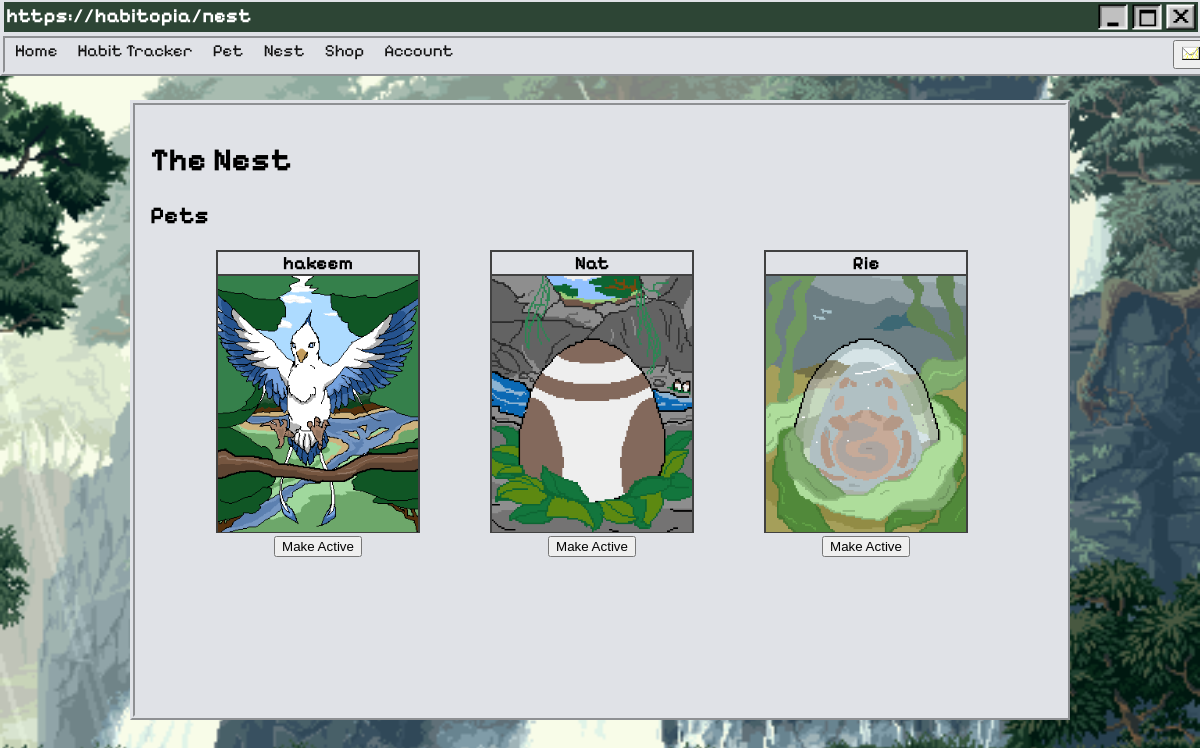
Page /petnest (signed in) on the committed database.
### home.py (models this page shows)
class Pets(db.Model):
    def mydefault(context):
        return context.get_current_parameters()['currentTime']
    with app.app_context():
        petOwner = db.Column(db.Integer, db.ForeignKey('user.id'), nullable=False)
        petID = db.Column(db.Integer, primary_key=True)
        petName = db.Column(db.String(30), nullable=False, default='noname')
        lastfedTime = db.Column(db.Integer, default=mydefault)
        currentTime = db.Column(db.Integer, default=datetime.now().timestamp())
        cumulTime = db.Column(db.Integer, default=0)
        hunger = db.Column(db.Integer, default=100)
        petType = db.Column(db.Integer, nullable=False, default=1)
        petXP = db.Column(db.Integer, default=0)
        petLevel = db.Column(db.Integer, nullable=False, default=1)
        activePet = db.Column(db.Integer, default=0, nullable=False)
        def __repr__(self):
            return f"{self.petName}"

### home.py (the view)
@app.route("/petnest", methods=["GET","POST"])
@login_required
def petnest():     # Pet nest images and names
    petCheck = db.session.execute(db.select(PetsOwned).filter_by(user_id=current_user.id)).scalar()
    nameGet1 = Pets.query.filter_by(petOwner = current_user.id, petType = 1).first()
    nameGet2 = Pets.query.filter_by(petOwner = current_user.id, petType = 2).first()
    nameGet3 = Pets.query.filter_by(petOwner = current_user.id, petType = 3).first()
    selectPet1 = db.session.execute(db.select(Pets).filter_by(petOwner=current_user.id, petType = 1)).scalar()
    selectPet2 = db.session.execute(db.select(Pets).filter_by(petOwner=current_user.id, petType = 2)).scalar()
    selectPet3 = db.session.execute(db.select(Pets).filter_by(petOwner=current_user.id, petType = 3)).scalar()
    if petCheck == None:
        return redirect(url_for("pet"))
    if petCheck.pet1 == 1:
        pet1name = nameGet1.petName
        if selectPet1.petLevel >= 1 and selectPet1.petLevel < 5:
            pet1image = "/static/petimages/AirEgg.png"
        if selectPet1.petLevel >= 5 and selectPet1.petLevel < 10:
            pet1image = "/static/petimages/Sereno.png"
        if selectPet1.petLevel >= 10:
            pet1image = "/static/petimages/BeegBird.png"
    if petCheck.pet1 == 0:
        pet1image = "/static/petimages/Empty.png"
        pet1name = "..."
    if petCheck.pet2 == 1:
        pet2name = nameGet2.petName
        if selectPet2.petLevel >= 1 and selectPet2.petLevel < 5:
            pet2image = "/static/petimages/EarthEgg.png"
        if selectPet2.petLevel >= 5 and selectPet2.petLevel < 10:
            pet2image = "/static/petimages/Mori.png"
        if selectPet2.petLevel >= 10:
            pet2image = "/static/petimages/BeegRat.png" ###
    if petCheck.pet2 == 0:
        pet2image = "/static/petimages/Empty.png"
        pet2name = "..."
    if petCheck.pet3 == 1:
        pet3name = nameGet3.petName
        if selectPet3.petLevel >= 1 and selectPet3.petLevel < 5:
            pet3image = "/static/petimages/WaterEgg.png" ###
        if selectPet3.petLevel >= 5 and selectPet3.petLevel < 10:
            pet3image = "/static/petimages/Newt.png" ###
        if selectPet3.petLevel >= 10:
            pet3image = "/static/petimages/BeegFeesh.png" ###
    if petCheck.pet3 == 0 :
        pet3image = "/static/petimages/Empty.png"
        pet3name = "..."
    return render_template("petnest.html", pet1name=pet1name, pet2name=pet2name, pet3name=pet3name,
                           pet1image=pet1image, pet2image=pet2image, pet3image=pet3image)

### home.py (called while the page is built)
@login_manager.user_loader
def load_user(user_id):
    return User.query.get(int(user_id))

### templates/petnest.html (shortened to what this page needs)
{% extends "base.html" %}
{% block css %} <link rel="stylesheet" href="/static/styles/PetStyles.css" > {% endblock %}
{% block heading %}https://habitopia/nest{% endblock %}
{% block content %}
    <div id="wrap">
        <h1>The Nest</h1>
        <h2>Pets</h2>
            <div class="petboxes">
                <div class="petbox-nest">
                <h3 class="petsname">{{ pet1name }}</h3>
                    <img src="{{ pet1image }}" alt="Pet image" width="200px" height="256.25px">
                    <span class="active-button"><form action="makeactive" method="post"><button type="submit" name="makeactive" value="Sereno">Make Active</button></form></span>
                </div>
                <div class="petbox-nest">
                    <h3 class="petsname">{{ pet2name }}</h3>
                        <img src="{{ pet2image }}" alt="Pet image" width="200px" height="256.25px">
                        <span class="active-button"><form action="makeactive" method="post"><button type="submit" name="makeactive" value="Mori">Make Active</button></form></span>
                </div>
                <div class="petbox-nest">
                    <h3 class="petsname">{{ pet3name }}</h3>
                        <img src="{{ pet3image }}" alt="Pet image" width="200px" height="256.25px">
                        <span class="active-button"><form action="makeactive" method="post"><button type="submit" name="makeactive" value="pet3">Make Active</button></form></span>
                </div>
        </div>
    </div>
{% endblock %}

### templates/base.html (shortened to what this page needs)
<!DOCTYPE html>
<html lang="en">
<head>
    {% block css %}{% endblock %}
</head>
<body class="body">
    <div class="topboxbg">
        <div class="topbox">
            <ul>
                <h5 class="topboxtext">{% block heading %}{% endblock %}</h5>
                <li><a href="{{url_for('logout')}}"><img src="/static/styles/assets/exit.png" class="icon logout"></a></li>
                <li><img src="/static/styles/assets/window-active.png" class="icon"></li>
                <li><a href=""><img src="/static/styles/assets/minimise-active.png" class="icon"></a></li>
            </ul>
        </div>
        <div class="nav">
            <ul>
                {% if not current_user.is_authenticated %}
                    <li><a href="{{ url_for('home') }}">Home</a></li>
                    <li><a href="{{ url_for('login') }}">Login/Register</a></li>
                    <li><a href="{{ url_for('habit') }}">Habit Tracker</a></li>
                    <li><a href="{{ url_for('pet') }}">Pet</a></li>
                    <li><a href="{{ url_for('shop') }}">Shop</a></li>
                    <li><a href="{{ url_for('account') }}">Account</a></li>
                    <li class="icon"><button id="openModalBtn" onclick="openNotifModal()"><img src="/static/styles/assets/envelope_closed-0.png" style="width:20px"></button></li>
                {% else %}
                    <li><a href="{{ url_for('home') }}">Home</a></li>
                    <li><a href="{{ url_for('habit') }}">Habit Tracker</a></li>
                    <li><a href="{{ url_for('pet') }}">Pet</a></li>
                    <li><a href="{{ url_for('petnest') }}">Nest</a></li>
                    <li><a href="{{ url_for('shop') }}">Shop</a></li>
                    <li><a href="{{ url_for('account') }}">Account</a></li>
                    <li class="icon"><button id="openModalBtn" onclick="openNotifModal()"><img src="/static/styles/assets/envelope_closed-0.png" style="width:20px"></button></li>
                {% endif %}
            </ul>
        </div>
    </div>
    {% block content %}
    {% endblock %}
</body>
</html>

### static/styles/PetStyles.css (style rules this page uses)
#wrap { border: 5px ridge #e0e2e7; width: 900px; height: 580px; margin: 100px auto; background: #e0e2e7; overflow: hidden; padding: 15px; }
.body { background-image: url("/static/styles/assets/animatedbackground.gif") ; background-repeat: no-repeat; background-size: cover ; background-attachment: fixed; background-position: center; height: 100vh; width: 100%; margin: 0; padding: 0; overflow: scroll; overflow-x: hidden; }
.topboxbg { background-color:#e0e2e7; position:fixed; height: 40px; top: 0; width: 100%; }
.topbox { background-color: #2d4535; height: 30px; position: fixed; margin: 1px 4px; top: 1px; width: 99.5%; }
.icon { width: 30px; float:right; margin:2px; vertical-align: baseline; }
h1, h2 { font-family: "Pixelify Sans", sans-serif ; }
.topboxtext { float: left; color: #FFFFFF; margin: 2px 2px; text-align: left; font-family: "Pixelify Sans", sans-serif ; font-size: 20px; vertical-align: baseline; }
ul { list-style-type: none; margin: 0; padding: 0; }
.nav { background-color: #e0e2e7 ; border: 5px ridge #e0e2e7; width:99.5%; margin: auto; overflow: hidden; position: fixed; top: 33px; width: 100%; }
.nav a { text-decoration: none; float: left; text-align: center; color: #131313; padding: 2px 10px; font-size: 17px; font-family: "Pixelify Sans", sans-serif; }
.petboxes { align-items: center; }
.petbox-nest { display: inline-block; border-style: solid; margin-left: 66px; border-width: 2px; border-color: #414141; width: 200px; height: 279.25px; background-color: rgba(255, 255, 255, 0px); }
.petsname { font-family: "Pixelify Sans", sans-serif; margin: 0px; text-align: center; border-bottom-style: solid; border-width: 2px; border-color: #414141; }
.active-button { display: flex; justify-content: center; align-items: center; }

### rows in the picture
Pets: petName "hakeem"
Pets: petName "Nat"
Pets: petName "Rie"
